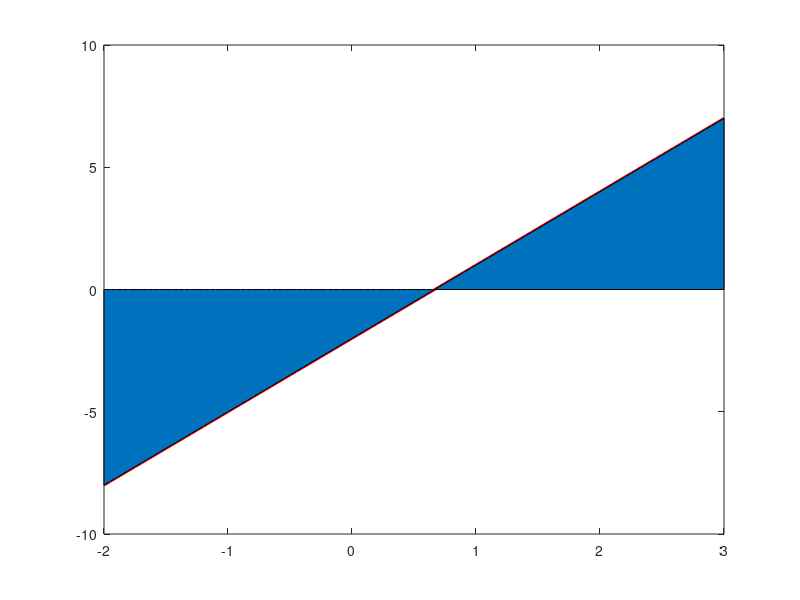

Write MATLAB code to recreate this figure. (Note: this script raises an error after producing the figure.)
% Octave Script
% Title			:Teorema Del Valor Intermedio ej1.
% Description		:Script para desarrrollar el ejericio1 de la Teorema Del Valor Intermedioa.
% Author		:Orlando Espinoza Valentin (Orlando-Esp) espinozaorlando978@gmail.com
% Date			:20210527
% sion		        :1
% Usage			:octave> /path/Teorema Del Valor Intermedio,TeoremaDelValorIntermedio_Ej1_OrlandoEspinoza_3202.m
% Notes			:Requiere aplicacion octave-online usar en consola preferentemente. 
%program execution page :https://octave-online.net

%Se encarga de limpiar variables y pantalla
clc, clear  
%funcion definida 
x=-2:.05:3;
f=inline('3*x-2');
plot(x,f(x),'r','LineWidth',2)
valor_de_Integral=quad(f,-2,3)
Valor_Medio=strcat('3*x-2==',num2str(1/3*valor_de_Integral))
%Deduccion geometrica
hold on
area(x,f(x))
altura=f(c(1));
plot([-2 3],[altura altura])
hold off
